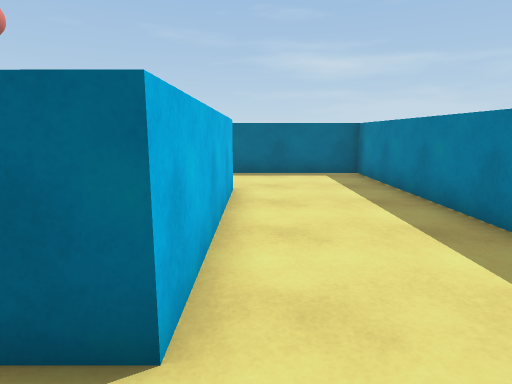
[1] (above)

19 first-person views from a walk through a scene from a Unity 3-D project. The camera is 1.3 m above the floor, tilts 10° down and sees 75° across. The floor is counted in squares, 1 m on a side. Each view is taken from the middle of a square. On the plan, view 1 faces up. The plan holds only what a view shows up to about 14 squares ahead; the rest is blank.

[2]
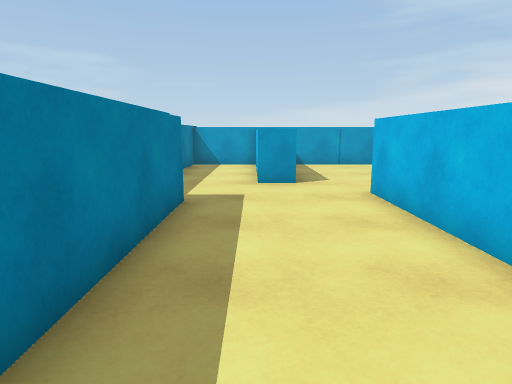

[3]
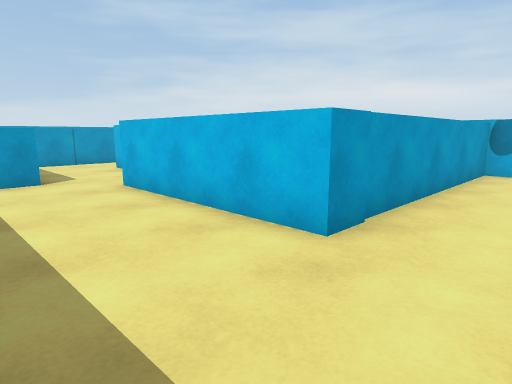

[4]
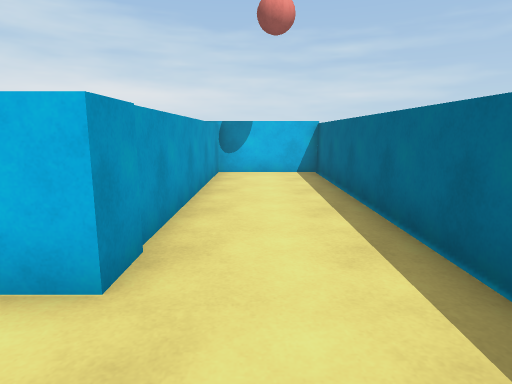

[5]
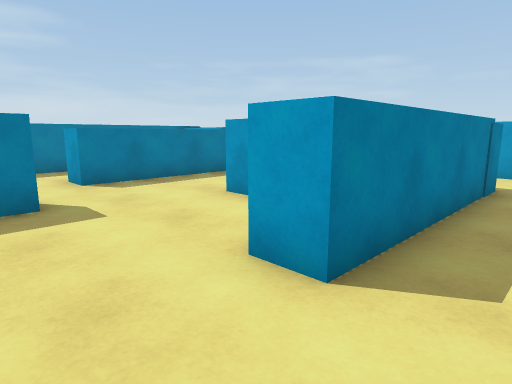

[6]
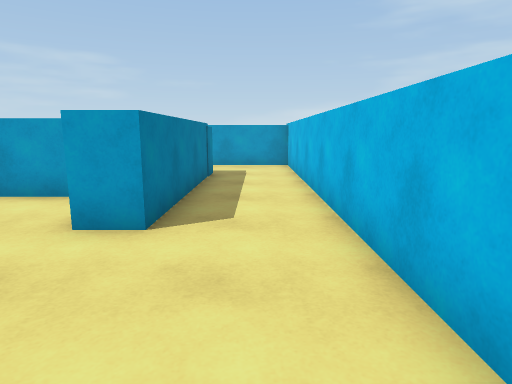

[7]
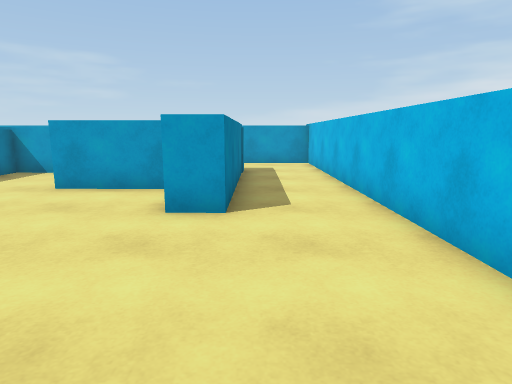

[8]
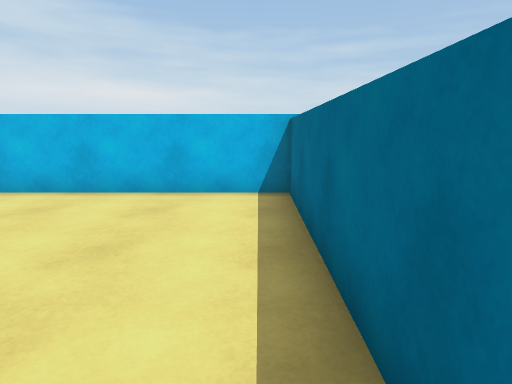

[9]
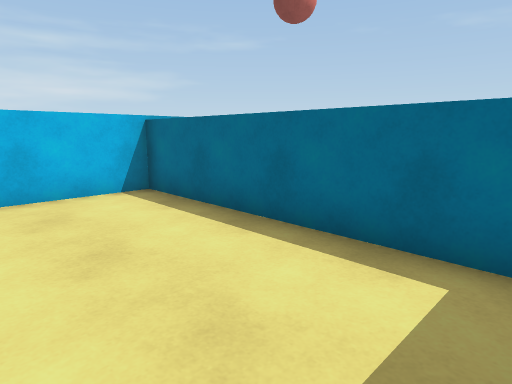

[10]
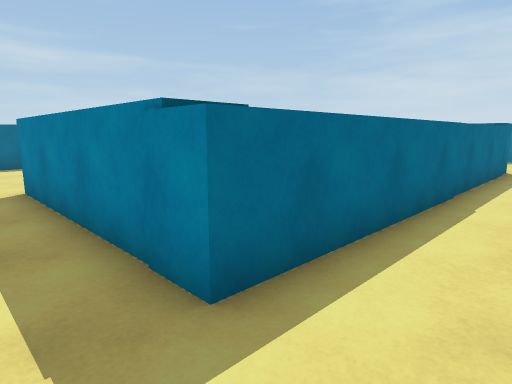

[11]
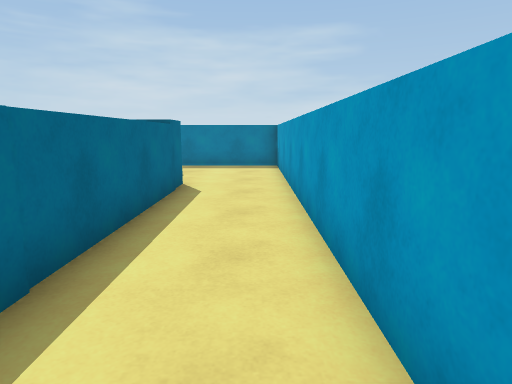

[12]
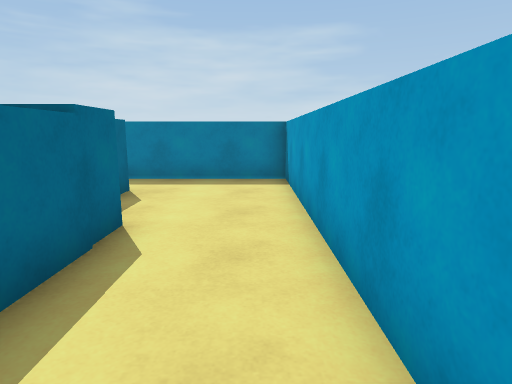

[13]
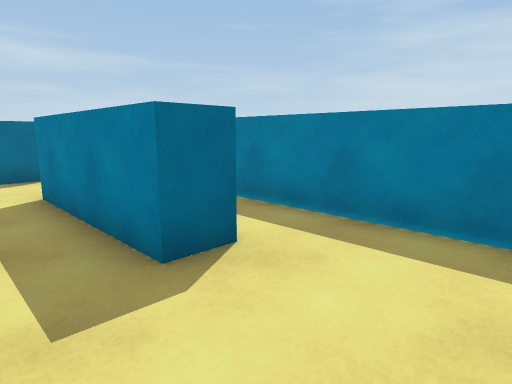

[14]
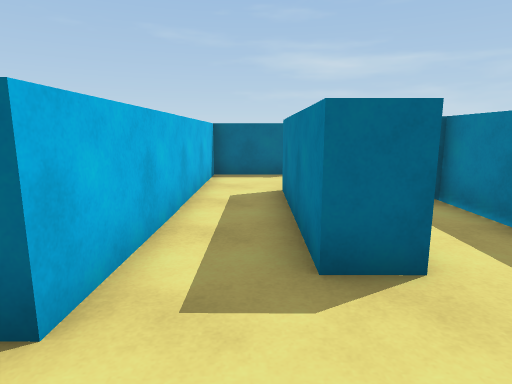

[15]
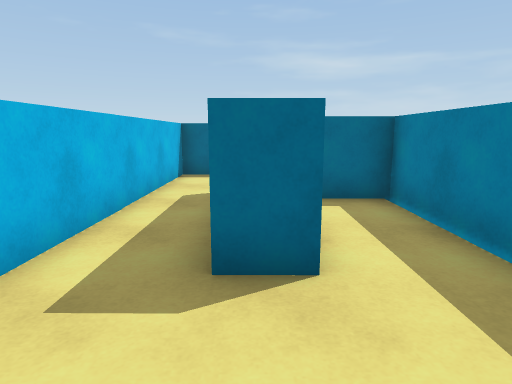

[16]
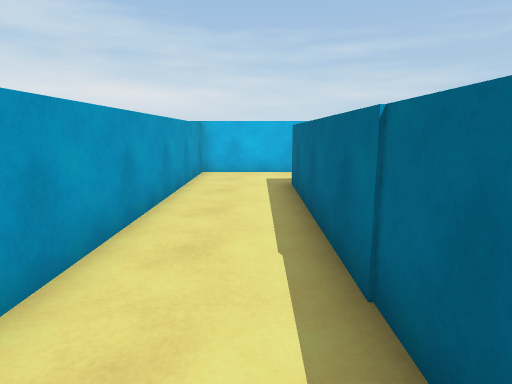

[17]
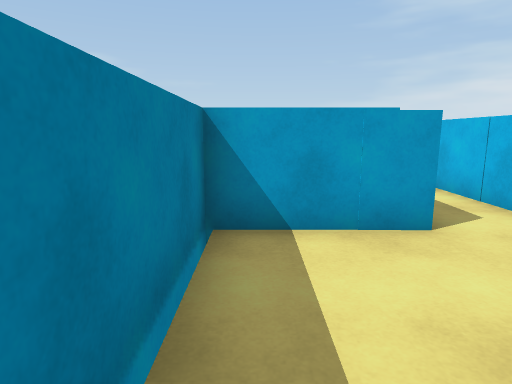

[18]
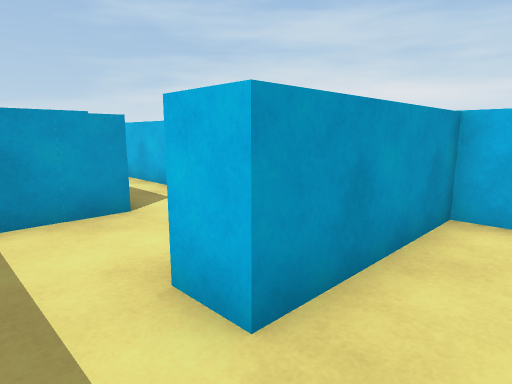

[19]
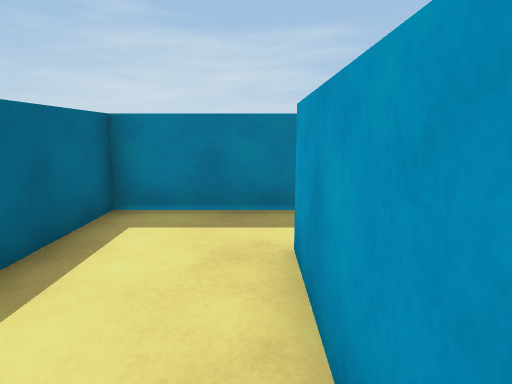

### Floor plan
Key: @ floor where view 1 was taken; # wall or solid block; . floor; ^ raised ledge.
Columns run from 9 left of view 1 to 11 right of it. Each row starts with its distance up from view 1.
 11 ##############
 10 #............#
  9 #............#
  8 #########....#
  7 #########....#   ####
  6 #.......#....#  ....#
  5 #.......#....# .....#
  4 #...... #....#......#
  3 #..... .#....#####..#
  2 #.......#..... #....#
  1 #............. #....#
  0 #..#.....@^^..##....#
 -1 #..#......^^..##.####
 -2 #..####...^^..##.#..#
 -3 #..#  #...^^..##.#..#
 -4 #..#   ...^^..##.#..#
 -5 #..#  ^^^^^^^^##.#..#
 -6 #..^^^^^^^^^^^##....#
 -7 #...................#
 -8 #...................#
 -9 #####################

Positions as (right, up) in squares from view 1, and headings:
1: (0, 0), facing up
2: (2, 9), facing down
3: (3, 10), facing down-left
4: (2, 9), facing left
5: (-8, 3), facing down-right
6: (-8, 5), facing down
7: (-7, 6), facing down
8: (-2, 6), facing left
9: (-2, 3), facing up-left
10: (-8, -8), facing up-right
11: (-3, -8), facing right
12: (1, -8), facing right
13: (6, -8), facing up-right
14: (7, -8), facing up
15: (8, -8), facing up
16: (2, -7), facing left
17: (10, 4), facing down
18: (10, 5), facing down-left
19: (5, 4), facing right
